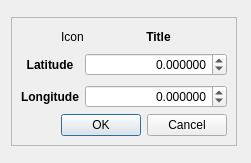
<?xml version="1.0" encoding="UTF-8"?>
<ui version="4.0">
 <class>SetLocation</class>
 <widget class="QDialog" name="SetLocation">
  <property name="geometry">
   <rect>
    <x>0</x>
    <y>0</y>
    <width>251</width>
    <height>163</height>
   </rect>
  </property>
  <property name="sizePolicy">
   <sizepolicy hsizetype="Expanding" vsizetype="Expanding">
    <horstretch>0</horstretch>
    <verstretch>0</verstretch>
   </sizepolicy>
  </property>
  <property name="mouseTracking">
   <bool>true</bool>
  </property>
  <property name="windowTitle">
   <string>New center</string>
  </property>
  <property name="modal">
   <bool>true</bool>
  </property>
  <layout class="QVBoxLayout" name="verticalLayout_3">
   <item>
    <widget class="QFrame" name="frame">
     <property name="sizePolicy">
      <sizepolicy hsizetype="Fixed" vsizetype="Fixed">
       <horstretch>0</horstretch>
       <verstretch>0</verstretch>
      </sizepolicy>
     </property>
     <property name="frameShape">
      <enum>QFrame::StyledPanel</enum>
     </property>
     <property name="frameShadow">
      <enum>QFrame::Plain</enum>
     </property>
     <layout class="QVBoxLayout" name="verticalLayout_2">
      <item>
       <layout class="QVBoxLayout" name="verticalLayout">
        <item>
         <layout class="QHBoxLayout" name="horizontalLayout">
          <item>
           <spacer name="horizontalSpacer_3">
            <property name="orientation">
             <enum>Qt::Horizontal</enum>
            </property>
            <property name="sizeType">
             <enum>QSizePolicy::Preferred</enum>
            </property>
            <property name="sizeHint" stdset="0">
             <size>
              <width>40</width>
              <height>20</height>
             </size>
            </property>
           </spacer>
          </item>
          <item>
           <widget class="QLabel" name="lblIcon">
            <property name="text">
             <string>Icon</string>
            </property>
           </widget>
          </item>
          <item>
           <widget class="QLabel" name="lblTitle">
            <property name="sizePolicy">
             <sizepolicy hsizetype="Expanding" vsizetype="Preferred">
              <horstretch>0</horstretch>
              <verstretch>0</verstretch>
             </sizepolicy>
            </property>
            <property name="font">
             <font>
              <weight>75</weight>
              <bold>true</bold>
             </font>
            </property>
            <property name="text">
             <string>Title</string>
            </property>
            <property name="alignment">
             <set>Qt::AlignCenter</set>
            </property>
           </widget>
          </item>
         </layout>
        </item>
        <item>
         <layout class="QHBoxLayout" name="horizontalLayout_2">
          <item>
           <layout class="QGridLayout" name="gridLayout">
            <property name="verticalSpacing">
             <number>9</number>
            </property>
            <item row="1" column="0">
             <widget class="QLabel" name="lblLatitude">
              <property name="sizePolicy">
               <sizepolicy hsizetype="Preferred" vsizetype="Preferred">
                <horstretch>0</horstretch>
                <verstretch>0</verstretch>
               </sizepolicy>
              </property>
              <property name="font">
               <font>
                <weight>75</weight>
                <bold>true</bold>
               </font>
              </property>
              <property name="text">
               <string>Latitude</string>
              </property>
              <property name="alignment">
               <set>Qt::AlignCenter</set>
              </property>
             </widget>
            </item>
            <item row="2" column="1">
             <widget class="QDoubleSpinBox" name="dspbLongitude">
              <property name="sizePolicy">
               <sizepolicy hsizetype="Expanding" vsizetype="Preferred">
                <horstretch>0</horstretch>
                <verstretch>0</verstretch>
               </sizepolicy>
              </property>
              <property name="alignment">
               <set>Qt::AlignRight|Qt::AlignTrailing|Qt::AlignVCenter</set>
              </property>
              <property name="decimals">
               <number>6</number>
              </property>
              <property name="minimum">
               <double>-180.000000000000000</double>
              </property>
              <property name="maximum">
               <double>180.000000000000000</double>
              </property>
              <property name="singleStep">
               <double>0.000100000000000</double>
              </property>
             </widget>
            </item>
            <item row="2" column="0">
             <widget class="QLabel" name="lblLongitude">
              <property name="sizePolicy">
               <sizepolicy hsizetype="Preferred" vsizetype="Preferred">
                <horstretch>0</horstretch>
                <verstretch>0</verstretch>
               </sizepolicy>
              </property>
              <property name="font">
               <font>
                <weight>75</weight>
                <bold>true</bold>
               </font>
              </property>
              <property name="text">
               <string>Longitude</string>
              </property>
              <property name="alignment">
               <set>Qt::AlignCenter</set>
              </property>
             </widget>
            </item>
            <item row="1" column="1">
             <widget class="QDoubleSpinBox" name="dspbLatitude">
              <property name="sizePolicy">
               <sizepolicy hsizetype="Expanding" vsizetype="Preferred">
                <horstretch>0</horstretch>
                <verstretch>0</verstretch>
               </sizepolicy>
              </property>
              <property name="wrapping">
               <bool>true</bool>
              </property>
              <property name="alignment">
               <set>Qt::AlignRight|Qt::AlignTrailing|Qt::AlignVCenter</set>
              </property>
              <property name="decimals">
               <number>6</number>
              </property>
              <property name="minimum">
               <double>-90.000000000000000</double>
              </property>
              <property name="maximum">
               <double>90.000000000000000</double>
              </property>
              <property name="singleStep">
               <double>0.000100000000000</double>
              </property>
             </widget>
            </item>
           </layout>
          </item>
         </layout>
        </item>
        <item>
         <layout class="QHBoxLayout" name="horizontalLayout_3">
          <item>
           <spacer name="horizontalSpacer_4">
            <property name="orientation">
             <enum>Qt::Horizontal</enum>
            </property>
            <property name="sizeHint" stdset="0">
             <size>
              <width>40</width>
              <height>20</height>
             </size>
            </property>
           </spacer>
          </item>
          <item>
           <widget class="QDialogButtonBox" name="bboxOkCancel">
            <property name="sizePolicy">
             <sizepolicy hsizetype="Expanding" vsizetype="Preferred">
              <horstretch>0</horstretch>
              <verstretch>0</verstretch>
             </sizepolicy>
            </property>
            <property name="orientation">
             <enum>Qt::Horizontal</enum>
            </property>
            <property name="standardButtons">
             <set>QDialogButtonBox::Cancel|QDialogButtonBox::Ok</set>
            </property>
            <property name="centerButtons">
             <bool>false</bool>
            </property>
           </widget>
          </item>
         </layout>
        </item>
       </layout>
      </item>
     </layout>
    </widget>
   </item>
  </layout>
 </widget>
 <resources/>
 <connections>
  <connection>
   <sender>bboxOkCancel</sender>
   <signal>accepted()</signal>
   <receiver>SetLocation</receiver>
   <slot>accept()</slot>
   <hints>
    <hint type="sourcelabel">
     <x>144</x>
     <y>112</y>
    </hint>
    <hint type="destinationlabel">
     <x>121</x>
     <y>73</y>
    </hint>
   </hints>
  </connection>
  <connection>
   <sender>bboxOkCancel</sender>
   <signal>rejected()</signal>
   <receiver>SetLocation</receiver>
   <slot>reject()</slot>
   <hints>
    <hint type="sourcelabel">
     <x>144</x>
     <y>112</y>
    </hint>
    <hint type="destinationlabel">
     <x>121</x>
     <y>73</y>
    </hint>
   </hints>
  </connection>
 </connections>
</ui>
